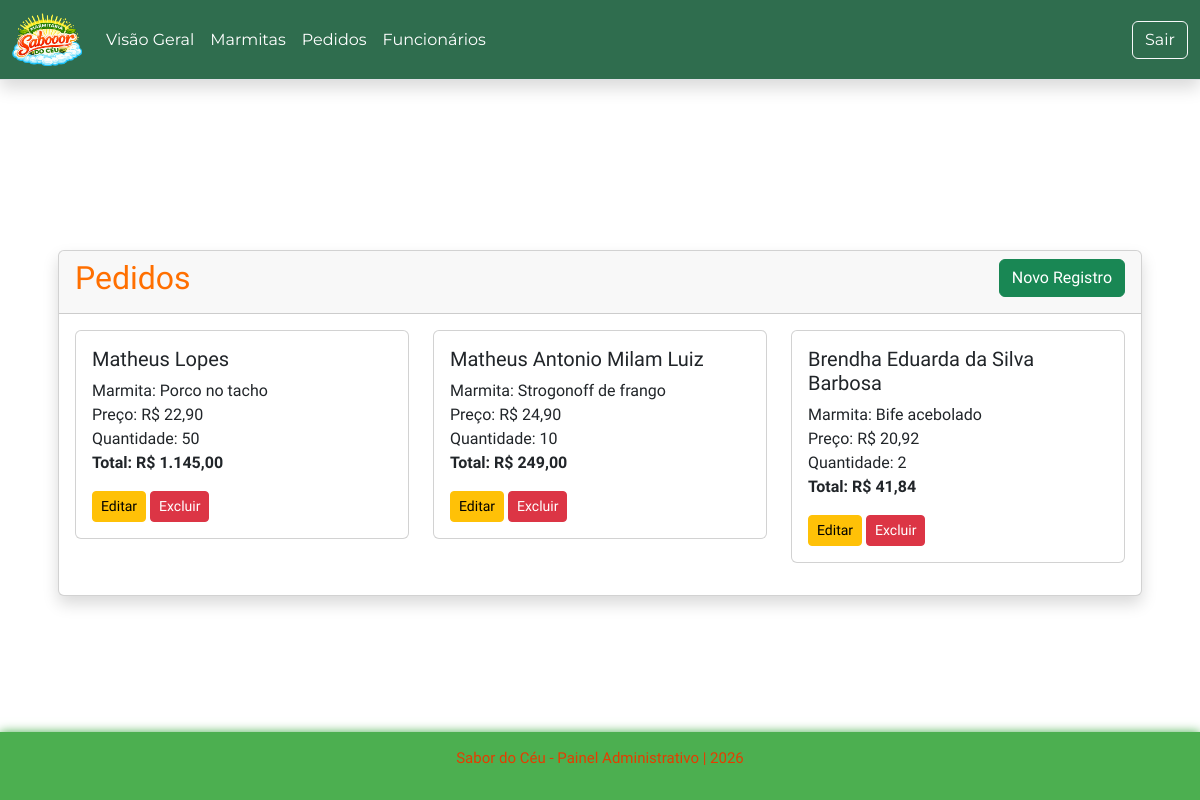
Page /admin/listar/pedido (signed in) on the committed database.
### tables this page shows
CREATE TABLE `pedido` (
  `id_pedido` int(11) NOT NULL,
  `id_marmita` bigint(20) NOT NULL,
  `nr_qnt` int(11) NOT NULL,
  `nm_cliente` varchar(100) NOT NULL
);

CREATE TABLE `marmita` (
  `id_marmita` bigint(20) NOT NULL,
  `nm_marmita` varchar(100) NOT NULL,
  `ds_marmita` varchar(200) DEFAULT NULL,
  `nr_preco` decimal(5,2) DEFAULT NULL,
  `img_marmita` varchar(255) DEFAULT NULL
);

### admin/pages/listar/pedido.php (the view, shortened to what this page needs)
<?php
$pedidos = $pdo->query("
    SELECT p.id_pedido, p.nm_cliente, p.nr_qnt, m.nm_marmita, m.nr_preco
    FROM pedido p
    INNER JOIN marmita m ON m.id_marmita = p.id_marmita
    ORDER BY p.id_pedido DESC
")->fetchAll(PDO::FETCH_OBJ);
?>
<div class="card shadow m-3">
    <div class="card-header">
        <div class="float-start">
            <h2>Pedidos</h2>
        </div>
        <div class="float-end">
            <a href="cadastrar/pedido" class="btn btn-success">Novo Registro</a>
        </div>
    </div>
    <div class="card-body">
        <div class="row">
            <?php foreach ($pedidos as $p) { ?>
                <div class="col-md-4 mb-3">
                    <div class="card">
                        <div class="card-body">
                            <h5 class="card-title"><?= htmlspecialchars($p->nm_cliente) ?></h5>
                            <p class="card-text">
                                Marmita: <?= htmlspecialchars($p->nm_marmita) ?><br>
                                Preço: R$ <?= number_format($p->nr_preco, 2, ',', '.') ?><br>
                                Quantidade: <?= $p->nr_qnt ?><br>
                                <strong>Total: R$ <?= number_format($p->nr_preco * $p->nr_qnt, 2, ',', '.') ?></strong>
                            </p>
                            <a href="cadastrar/pedido?id=<?= $p->id_pedido ?>" class="btn btn-sm btn-warning">Editar</a>
                            <button type="button" class="btn btn-sm btn-danger" onclick="excluir(<?= $p->id_pedido ?>)">Excluir</button>
                        </div>
                    </div>
                </div>
            <?php } ?>
        </div>
    </div>
</div>

### css/style.css (style rules this page uses)
body { min-height: 100vh; display: flex; flex-direction: column; margin: 0; overflow-x: hidden; }
.container h2 { color: #ff6f00; text-align: center; }
h2 { color: #ff6f00; font-family: "Akt", Arial, Helvetica, sans-serif; }

### rows in the picture
pedido: nm_cliente "Matheus Lopes", id_marmita.nm_marmita "Porco no tacho", id_marmita.nr_preco "22,90", nr_qnt "50", $p->nr_preco * $p->nr_qnt "1.145,00"
pedido: nm_cliente "Matheus Antonio Milam Luiz", id_marmita.nm_marmita "Strogonoff de frango", id_marmita.nr_preco "24,90", nr_qnt "10", $p->nr_preco * $p->nr_qnt "249,00"
pedido: nm_cliente "Brendha Eduarda da Silva Barbosa", id_marmita.nm_marmita "Bife acebolado", id_marmita.nr_preco "20,92", nr_qnt "2", $p->nr_preco * $p->nr_qnt "41,84"
